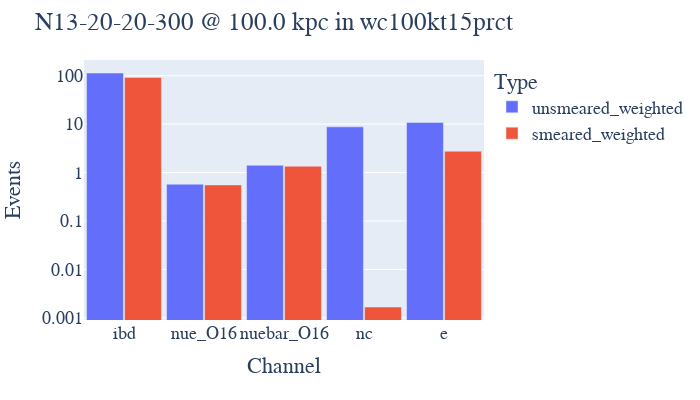

Notebook source saved alongside this figure:
### Code cell
beer.bar_totals(sn, detector)

### Figure 1 — Plotly figure (JSON) as saved in the notebook; plotly's stock layout.template omitted (floating-point values rounded to 4 significant figures)
{"data": [{"alignmentgroup": "True", "hovertemplate": "Type=unsmeared_weighted<br>Channel=%{x}<br>Events=%{y}<extra></extra>", "legendgroup": "unsmeared_weighted", "marker": {"color": "#636efa", "pattern": {"shape": ""}}, "name": "unsmeared_weighted", "offsetgroup": "unsmeared_weighted", "orientation": "v", "showlegend": true, "textposition": "auto", "type": "bar", "x": ["ibd", "nue_O16", "nuebar_O16", "nc", "e"], "xaxis": "x", "y": [113.8, 0.5761, 1.416, 8.798, 10.86], "yaxis": "y"}, {"alignmentgroup": "True", "hovertemplate": "Type=smeared_weighted<br>Channel=%{x}<br>Events=%{y}<extra></extra>", "legendgroup": "smeared_weighted", "marker": {"color": "#EF553B", "pattern": {"shape": ""}}, "name": "smeared_weighted", "offsetgroup": "smeared_weighted", "orientation": "v", "showlegend": true, "textposition": "auto", "type": "bar", "x": ["ibd", "nue_O16", "nuebar_O16", "nc", "e"], "xaxis": "x", "y": [92.26, 0.5562, 1.354, 0.001678, 2.766], "yaxis": "y"}], "layout": {"bargap": 0.05, "bargroupgap": 0.03, "barmode": "group", "font": {"family": "Times New Roman", "size": 18}, "height": 400, "legend": {"title": {"text": "Type"}, "tracegroupgap": 0}, "margin": {"t": 60}, "title": {"text": "N13-20-20-300 @ 100.0 kpc in wc100kt15prct"}, "width": 700, "xaxis": {"anchor": "y", "domain": [0, 1], "title": {"text": "Channel"}}, "yaxis": {"anchor": "x", "domain": [0, 1], "title": {"text": "Events"}, "type": "log"}}}
